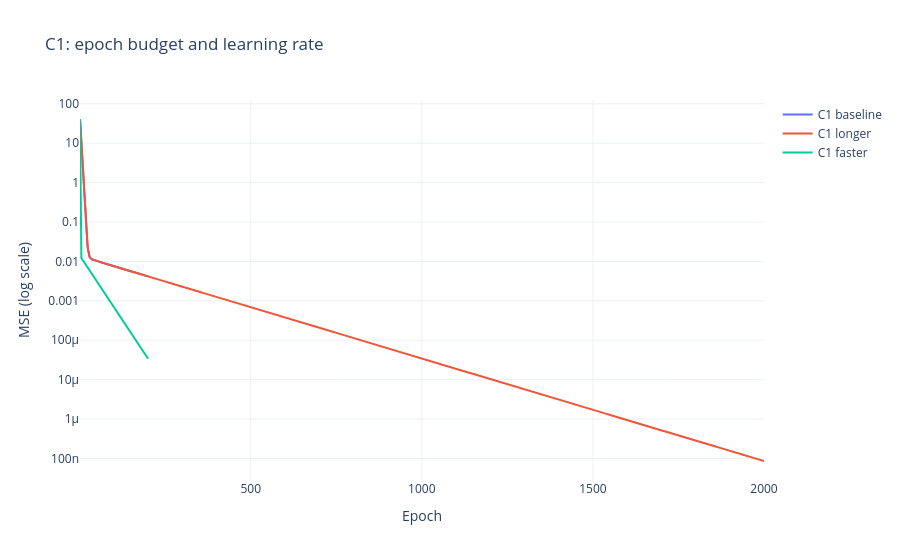
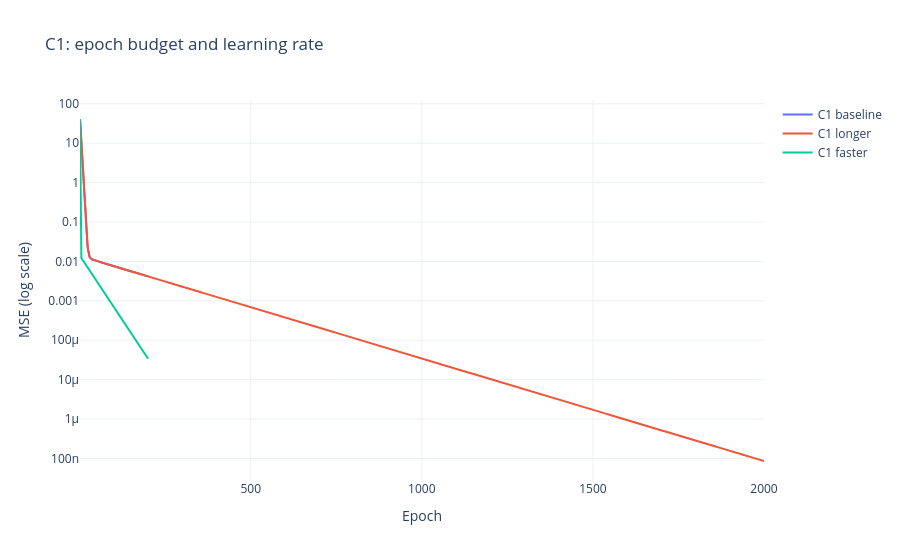

Source (notebook cell) for these figures, in order:
### Markdown cell above
## 🧩 Eche — C1: `compile()` and `fit()`

The model has one weight and one bias, with an explicit `Input(shape=(1,))`. Zero initialization is appropriate for this single linear neuron (it is not a suitable general initialization for symmetric hidden units). Every experiment starts at $w=b=0$. `compile()` chooses SGD and MSE; `fit()` performs the epoch/batch loops, differentiation, updates and loss recording.

For this full-batch setup, `history.history['loss']` records the loss before that epoch's update. We separately recompute MSE using the final weights, avoiding an off-by-one comparison. We compare 200 epochs at 0.01, 2,000 at 0.01, and 200 at 0.05.

### Code cell
# 🧩 Eche — Echezona (Eche) Oji, 9078881
c1_models, c1_histories, c1_results = {}, {}, {}
for label, lr, epochs in [('C1 baseline', .01, 200), ('C1 longer', .01, 2000),
                           ('C1 faster', .05, 200)]:
    model = linear_model()
    model.compile(optimizer=keras.optimizers.SGD(learning_rate=lr), loss='mse', jit_compile=False)
    history = model.fit(train_data, epochs=epochs, verbose=0)
    c1_models[label] = model
    c1_histories[label] = [float(v) for v in history.history['loss']]
    weight, bias = (float(a.ravel()[0]) for a in model.get_weights())
    c1_results[label] = dict(lr=lr, epochs=epochs, weight=weight, bias=bias,
        weight_error=abs(weight-2), bias_error=abs(bias-1),
        last_recorded_loss=c1_histories[label][-1], final_mse=mse(model))
    print(label, json.dumps(c1_results[label], indent=2))
show_curve(c1_histories, 'C1: epoch budget and learning rate', 'c1_loss.html')

### Figure 1 — Plotly figure (JSON) as saved in the notebook; plotly's stock layout.template omitted (floating-point values rounded to 4 significant figures; data arrays with more than 128 entries replaced by an {"elided": "..."} marker saying what was removed)
{"data": [{"mode": "lines", "name": "C1 baseline", "type": "scatter", "x": {"elided": "200 int values"}, "y": {"elided": "200 float values"}}, {"mode": "lines", "name": "C1 longer", "type": "scatter", "x": {"elided": "2000 int values"}, "y": {"elided": "2000 float values"}}, {"mode": "lines", "name": "C1 faster", "type": "scatter", "x": {"elided": "200 int values"}, "y": {"elided": "200 float values"}}], "layout": {"hovermode": "x unified", "title": {"text": "C1: epoch budget and learning rate"}, "xaxis": {"title": {"text": "Epoch"}}, "yaxis": {"title": {"text": "MSE (log scale)"}, "type": "log"}}}

### Figure 2 — Plotly figure (JSON) as saved in the notebook; plotly's stock layout.template omitted (floating-point values rounded to 4 significant figures; data arrays with more than 128 entries replaced by an {"elided": "..."} marker saying what was removed)
{"data": [{"mode": "lines", "name": "C1 baseline", "type": "scatter", "x": {"elided": "200 int values"}, "y": {"elided": "200 float values"}}, {"mode": "lines", "name": "C1 longer", "type": "scatter", "x": {"elided": "2000 int values"}, "y": {"elided": "2000 float values"}}, {"mode": "lines", "name": "C1 faster", "type": "scatter", "x": {"elided": "200 int values"}, "y": {"elided": "200 float values"}}], "layout": {"hovermode": "x unified", "title": {"text": "C1: epoch budget and learning rate"}, "xaxis": {"title": {"text": "Epoch"}}, "yaxis": {"title": {"text": "MSE (log scale)"}, "type": "log"}}}
